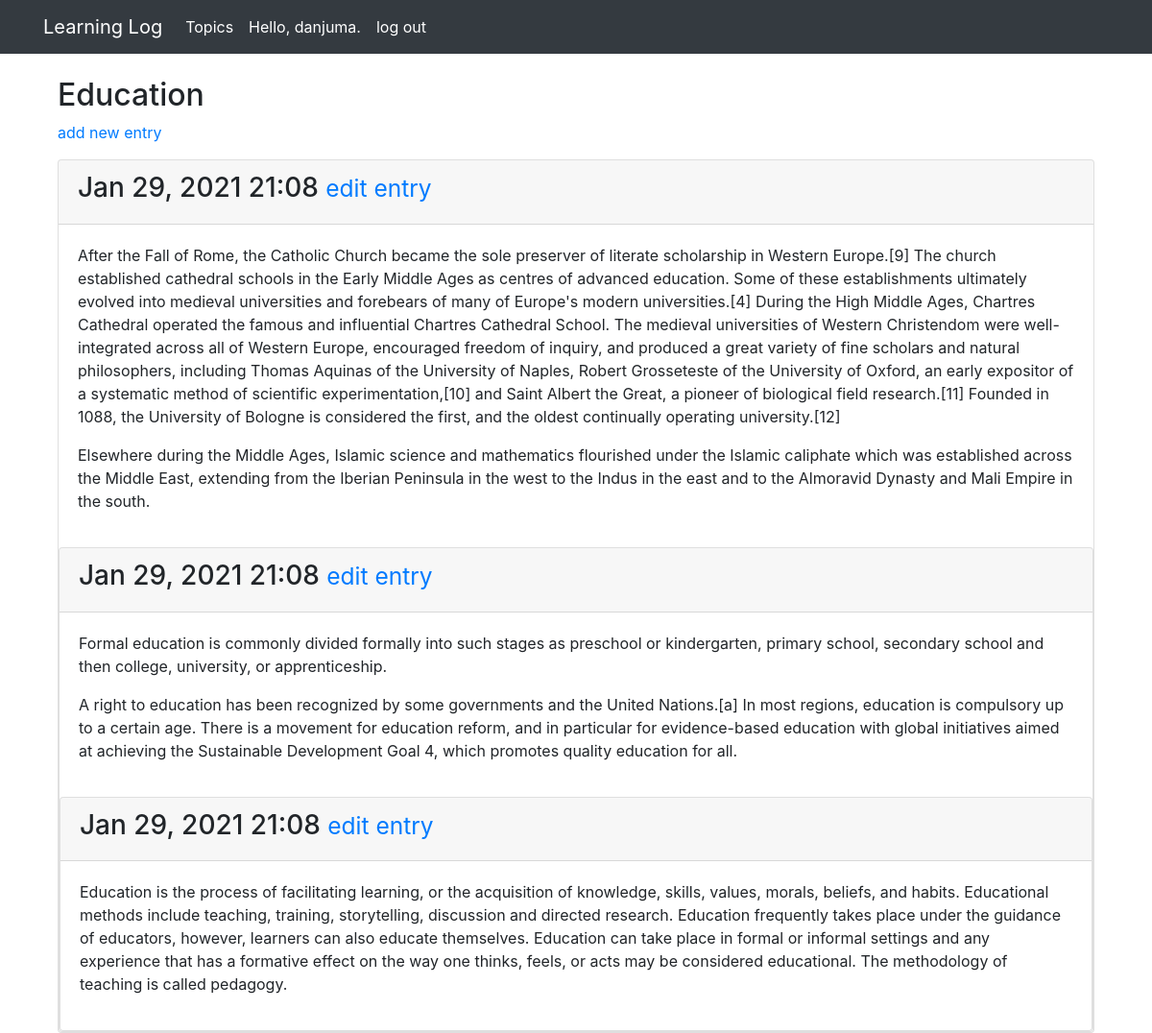
The page /topics/1/ (signed in) on the database its author committed.
### learning_logs/models.py (models this page shows, shortened)
class Topic(models.Model):
    text = models.CharField(max_length=200)
    date_added = models.DateTimeField(auto_now_add=True)
    owner = models.ForeignKey(User, on_delete=models.CASCADE)
    def __str__(self):
        return self.text

class Entry(models.Model):
    topic = models.ForeignKey(Topic, on_delete=models.CASCADE)
    text = models.TextField()
    date_added = models.DateTimeField(auto_now_add=True)
    class Meta:
        verbose_name_plural = 'entries'

### learning_logs/views.py (the view)
# urls.py: path('topics/<int:topic_id>/', views.topic, name='topic'),
@login_required
def topic(request, topic_id):
    topic = Topic.objects.get(id=topic_id)
    if topic.owner != request.user:
        raise Http404
    entries = topic.entry_set.order_by('-date_added')
    context = {'topic': topic, 'entries': entries}
    return render(request, 'learning_logs/topic.html', context)

### learning_logs/templates/learning_logs/topic.html
{% extends 'learning_logs/base.html' %}
{% block header %}
  <h2>{{ topic }}</h2>
{% endblock header %}
{% block content %}
  <p>
  <a href="{% url 'learning_logs:new_entry' topic.id %}">add new entry</a>
  </p>
    {% for entry in entries %}
      <div class="card">
        <div class="card-header">
          <h3>
            {{ entry.date_added|date:'M d, Y H:i' }}
            <small>
               <a href="{% url 'learning_logs:edit_entry' entry.id %}">edit entry</a>
            </small>
          </h3>
        </div>
        <div class="card-body">
          {{ entry.text|linebreaks }}
        </div
      </div>
    {% empty %}
        There are no entries for this topic yet.
    {% endfor %}
{% endblock content %}

### learning_logs/templates/learning_logs/base.html (shortened to what this page needs)
{% load bootstrap4 %}
<!doctype html>
<html lang="en">
  <head>
    {% bootstrap_css %}
  </head>
<body>
      <nav class="navbar fixed-top navbar-expand-md navbar-dark bg-dark">
       <div class="container">
          <a class="navbar-brand" href="{% url 'learning_logs:index' %}">Learning Log</a>
          <div class="collapse navbar-collapse" id="navbarSupportedContent">
            <ul class="navbar-nav">
              <li class="nav-item">
                <a class="text-white nav-link" href="{% url 'learning_logs:topics' %}">Topics</a>
              </li>
            </ul>
            <ul class="nav navbar-nav navbar-right text-white">
              {% if user.is_authenticated %}
                <li class="nav-item active"><a class="nav-link">Hello, {{ user.username }}.</a></li>
                <li class="nav-item active"><a class="nav-link" href="{% url 'users:logout' %}">log out</a></li>
              {% else %}
                <li class="nav-item active"><a class="nav-link" href="{% url 'users:register' %}">Register</a></li>
                <li class="nav-item active"><a class="nav-link" href="{% url 'users:login' %}">Log in</a></li>
              {% endif %}
            </ul>
          </div>
        </div>
      </nav>
    <main role="main" class="container">
      <div class="container">
        <div class="page-header">
          {% block header %}{% endblock header %}
        </div>
        <div class="home">
          {% block content %}{% endblock content %}
        </div>
      </div>
    </main>
</body>
</html>

### learning_logs/templates/learning_logs/base.html (style rules this page uses)
body { padding-top: 5rem; }

### rows shown on the page
Topic: text "Education"
Entry: date_added "Jan 29, 2021 21:08", text "After the Fall of Rome, the Catholic Church became the sole preserver of literate scholarship in Western Europe.[9] The church established cathedral schools in the Early Middle Ages as centres of advanced education. Some of these establishments ultimately evolved into medieval universities and forebears of many of Europe's modern universities.[4] During the High Middle Ages, Chartres Cathedral operated the famous and influential Chartres Cathedral School. The medieval universities of Western Christendom were well-integrated across all of Western Europe, encouraged freedom of inquiry, and produced a great variety of fine scholars and natural philosophers, including Thomas Aquinas of the…"
Entry: date_added "Jan 29, 2021 21:08", text "Formal education is commonly divided formally into such stages as preschool or kindergarten, primary school, secondary school and then college, university, or apprenticeship. A right to education has been recognized by some governments and the United Nations.[a] In most regions, education is compulsory up to a certain age. There is a movement for education reform, and in particular for evidence-based education with global initiatives aimed at achieving the Sustainable Development Goal 4, which promotes quality education for all."
Entry: date_added "Jan 29, 2021 21:08", text "Education is the process of facilitating learning, or the acquisition of knowledge, skills, values, morals, beliefs, and habits. Educational methods include teaching, training, storytelling, discussion and directed research. Education frequently takes place under the guidance of educators, however, learners can also educate themselves. Education can take place in formal or informal settings and any experience that has a formative effect on the way one thinks, feels, or acts may be considered educational. The methodology of teaching is called pedagogy."

### other values the page prints
{{ user.username }} "danjuma"
